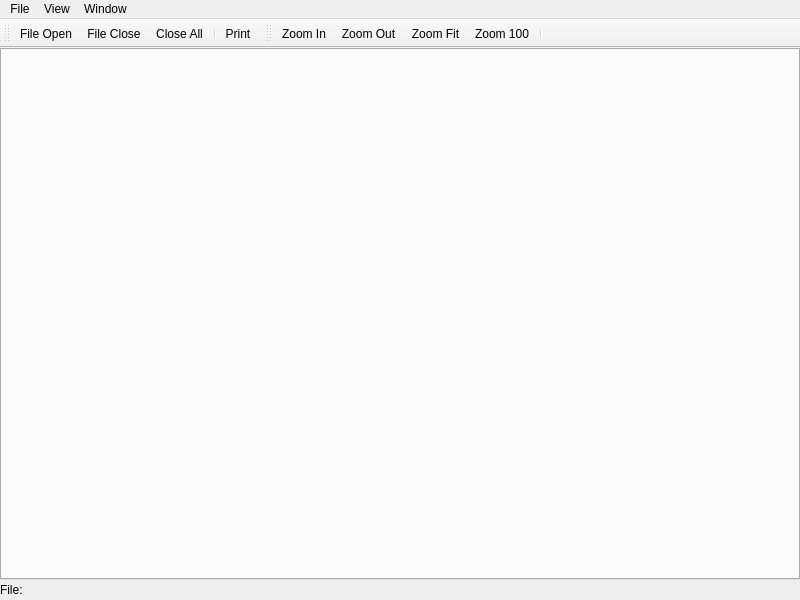
<?xml version="1.0" encoding="UTF-8"?>
<ui version="4.0">
 <class>pdfLib::pdfView</class>
 <widget class="QMainWindow" name="pdfLib::pdfView">
  <property name="geometry">
   <rect>
    <x>0</x>
    <y>0</y>
    <width>800</width>
    <height>600</height>
   </rect>
  </property>
  <property name="windowTitle">
   <string>MainWindow</string>
  </property>
  <widget class="QWidget" name="centralwidget">
   <layout class="QVBoxLayout" name="verticalLayout">
    <property name="spacing">
     <number>0</number>
    </property>
    <property name="leftMargin">
     <number>0</number>
    </property>
    <property name="topMargin">
     <number>0</number>
    </property>
    <property name="rightMargin">
     <number>0</number>
    </property>
    <property name="bottomMargin">
     <number>0</number>
    </property>
    <item>
     <widget class="pdfLib::viewerTab" name="viewer">
      <property name="iconSize">
       <size>
        <width>8</width>
        <height>8</height>
       </size>
      </property>
      <property name="tabsClosable">
       <bool>true</bool>
      </property>
      <property name="movable">
       <bool>true</bool>
      </property>
      <property name="tabBarAutoHide">
       <bool>false</bool>
      </property>
     </widget>
    </item>
    <item>
     <widget class="QWidget" name="_status" native="true">
      <property name="sizePolicy">
       <sizepolicy hsizetype="Preferred" vsizetype="Fixed">
        <horstretch>0</horstretch>
        <verstretch>0</verstretch>
       </sizepolicy>
      </property>
      <layout class="QHBoxLayout" name="horizontalLayout">
       <property name="spacing">
        <number>4</number>
       </property>
       <property name="leftMargin">
        <number>0</number>
       </property>
       <property name="topMargin">
        <number>0</number>
       </property>
       <property name="rightMargin">
        <number>0</number>
       </property>
       <property name="bottomMargin">
        <number>0</number>
       </property>
       <item>
        <widget class="QLabel" name="label">
         <property name="text">
          <string>File:</string>
         </property>
        </widget>
       </item>
       <item>
        <widget class="QLabel" name="currentFile">
         <property name="styleSheet">
          <string notr="true">color: rgb(0, 0, 255);</string>
         </property>
         <property name="text">
          <string/>
         </property>
        </widget>
       </item>
       <item>
        <spacer name="horizontalSpacer">
         <property name="orientation">
          <enum>Qt::Horizontal</enum>
         </property>
         <property name="sizeHint" stdset="0">
          <size>
           <width>507</width>
           <height>20</height>
          </size>
         </property>
        </spacer>
       </item>
      </layout>
     </widget>
    </item>
   </layout>
  </widget>
  <widget class="QMenuBar" name="menubar">
   <property name="geometry">
    <rect>
     <x>0</x>
     <y>0</y>
     <width>800</width>
     <height>22</height>
    </rect>
   </property>
   <widget class="QMenu" name="fileMenu">
    <property name="title">
     <string>File</string>
    </property>
    <widget class="QMenu" name="recentFilesMenu">
     <property name="title">
      <string>Recent Files</string>
     </property>
     <addaction name="actionDummy"/>
    </widget>
    <addaction name="openAct"/>
    <addaction name="closeAct"/>
    <addaction name="closeAllAct"/>
    <addaction name="separator"/>
    <addaction name="recentFilesMenu"/>
    <addaction name="separator"/>
    <addaction name="summaryAct"/>
    <addaction name="printAct"/>
    <addaction name="separator"/>
    <addaction name="preferencesAct"/>
   </widget>
   <widget class="QMenu" name="viewMenu">
    <property name="title">
     <string>View</string>
    </property>
    <addaction name="zoomInAct"/>
    <addaction name="zoomOutAct"/>
    <addaction name="zoomFitAct"/>
    <addaction name="zoom100Act"/>
    <addaction name="separator"/>
   </widget>
   <widget class="QMenu" name="windowMenu">
    <property name="title">
     <string>Window</string>
    </property>
   </widget>
   <addaction name="fileMenu"/>
   <addaction name="viewMenu"/>
   <addaction name="windowMenu"/>
  </widget>
  <widget class="QToolBar" name="fileToolbar">
   <property name="windowTitle">
    <string>toolBar</string>
   </property>
   <property name="iconSize">
    <size>
     <width>16</width>
     <height>16</height>
    </size>
   </property>
   <attribute name="toolBarArea">
    <enum>TopToolBarArea</enum>
   </attribute>
   <attribute name="toolBarBreak">
    <bool>false</bool>
   </attribute>
   <addaction name="openAct"/>
   <addaction name="closeAct"/>
   <addaction name="closeAllAct"/>
   <addaction name="separator"/>
   <addaction name="printAct"/>
  </widget>
  <widget class="QToolBar" name="viewToolbar">
   <property name="windowTitle">
    <string>toolBar</string>
   </property>
   <property name="iconSize">
    <size>
     <width>16</width>
     <height>16</height>
    </size>
   </property>
   <attribute name="toolBarArea">
    <enum>TopToolBarArea</enum>
   </attribute>
   <attribute name="toolBarBreak">
    <bool>false</bool>
   </attribute>
   <addaction name="zoomInAct"/>
   <addaction name="zoomOutAct"/>
   <addaction name="zoomFitAct"/>
   <addaction name="zoom100Act"/>
   <addaction name="separator"/>
  </widget>
  <action name="openAct">
   <property name="icon">
    <iconset resource="../../icons/basic/basic_icons.qrc">
     <normaloff>:/basic/open.png</normaloff>:/basic/open.png</iconset>
   </property>
   <property name="text">
    <string>File Open</string>
   </property>
   <property name="toolTip">
    <string>Open a file for viewing</string>
   </property>
  </action>
  <action name="closeAct">
   <property name="icon">
    <iconset resource="../../icons/basic/basic_icons.qrc">
     <normaloff>:/basic/close.png</normaloff>:/basic/close.png</iconset>
   </property>
   <property name="text">
    <string>File Close</string>
   </property>
   <property name="toolTip">
    <string>Close the current file view</string>
   </property>
  </action>
  <action name="printAct">
   <property name="icon">
    <iconset resource="../../icons/basic/basic_icons.qrc">
     <normaloff>:/basic/print.png</normaloff>:/basic/print.png</iconset>
   </property>
   <property name="text">
    <string>Print</string>
   </property>
   <property name="toolTip">
    <string>Print the current view</string>
   </property>
  </action>
  <action name="zoomInAct">
   <property name="icon">
    <iconset resource="../../icons/basic/basic_icons.qrc">
     <normaloff>:/basic/zoom_in.png</normaloff>:/basic/zoom_in.png</iconset>
   </property>
   <property name="text">
    <string>Zoom In</string>
   </property>
   <property name="toolTip">
    <string>Zoom in current view</string>
   </property>
  </action>
  <action name="zoomOutAct">
   <property name="icon">
    <iconset resource="../../icons/basic/basic_icons.qrc">
     <normaloff>:/basic/zoom_out.png</normaloff>:/basic/zoom_out.png</iconset>
   </property>
   <property name="text">
    <string>Zoom Out</string>
   </property>
   <property name="toolTip">
    <string>Zoom out current view</string>
   </property>
  </action>
  <action name="zoomFitAct">
   <property name="icon">
    <iconset resource="../../icons/basic/basic_icons.qrc">
     <normaloff>:/basic/zoom_out.png</normaloff>:/basic/zoom_out.png</iconset>
   </property>
   <property name="text">
    <string>Zoom Fit</string>
   </property>
   <property name="toolTip">
    <string>Zoom current view to show all contents</string>
   </property>
  </action>
  <action name="zoom100Act">
   <property name="icon">
    <iconset resource="../../icons/basic/basic_icons.qrc">
     <normaloff>:/basic/zoom_out.png</normaloff>:/basic/zoom_out.png</iconset>
   </property>
   <property name="text">
    <string>Zoom 100</string>
   </property>
   <property name="toolTip">
    <string>Zoom to 100% </string>
   </property>
  </action>
  <action name="closeAllAct">
   <property name="icon">
    <iconset resource="../../icons/basic/basic_icons.qrc">
     <normaloff>:/basic/close_all.png</normaloff>:/basic/close_all.png</iconset>
   </property>
   <property name="text">
    <string>Close All</string>
   </property>
   <property name="toolTip">
    <string>Close all open viewers</string>
   </property>
  </action>
  <action name="actionDummy">
   <property name="text">
    <string>Dummy</string>
   </property>
  </action>
  <action name="summaryAct">
   <property name="text">
    <string>Summary...</string>
   </property>
   <property name="menuRole">
    <enum>QAction::NoRole</enum>
   </property>
  </action>
  <action name="preferencesAct">
   <property name="icon">
    <iconset resource="../../icons/basic/basic_icons.qrc">
     <normaloff>:/basic/gear.png</normaloff>:/basic/gear.png</iconset>
   </property>
   <property name="text">
    <string>Preferences...</string>
   </property>
   <property name="menuRole">
    <enum>QAction::NoRole</enum>
   </property>
  </action>
 </widget>
 <customwidgets>
  <customwidget>
   <class>pdfLib::viewerTab</class>
   <extends>QTabWidget</extends>
   <header>viewerTab.h</header>
   <container>1</container>
  </customwidget>
 </customwidgets>
 <resources>
  <include location="../../icons/basic/basic_icons.qrc"/>
  <include location="../../icons/basic/basic_icons.qrc"/>
 </resources>
 <connections/>
</ui>
